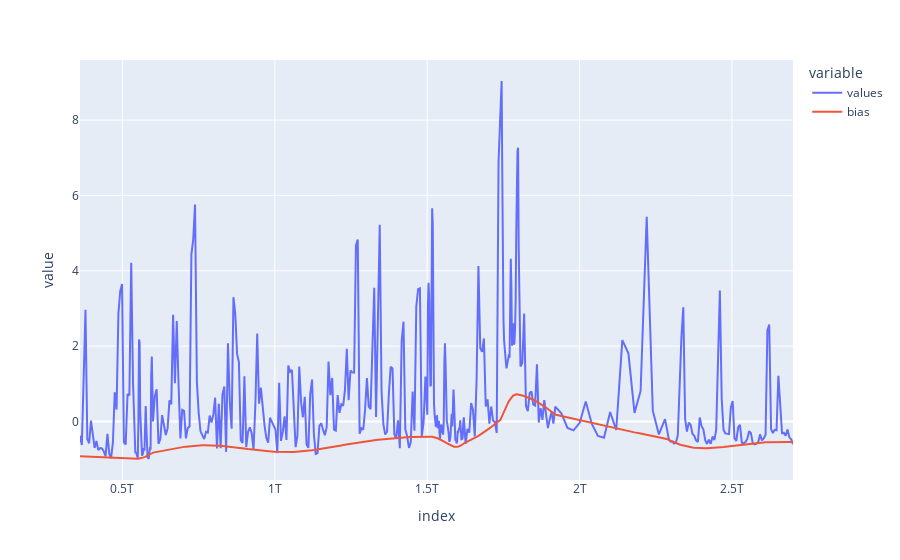

The notebook cell this image was saved under:
### Markdown cell above
Ensuite application du filtre passe bas sur ce minimum, il faudra peut-être prendre en compte les différentes période.

### Code cell
bias = tools.butter_lowpass_filter(bias.squeeze(), tools.BIAS_FREQ, 1 / tools.PERIOD[1])
newdf['bias'] = bias[LENGHT_ADDED : -LENGHT_ADDED]
newdf.plot()

### Figure 1 — Plotly figure (JSON) as saved in the notebook; plotly's stock layout.template omitted (floating-point values rounded to 4 significant figures; data arrays with more than 128 entries replaced by an {"elided": "..."} marker saying what was removed)
{"data": [{"hovertemplate": "variable=values<br>index=%{x}<br>value=%{y}<extra></extra>", "legendgroup": "values", "line": {"color": "#636efa", "dash": "solid"}, "mode": "lines", "name": "values", "orientation": "v", "showlegend": true, "type": "scatter", "x": {"elided": "429 int values"}, "xaxis": "x", "y": {"elided": "429 float values"}, "yaxis": "y"}, {"hovertemplate": "variable=bias<br>index=%{x}<br>value=%{y}<extra></extra>", "legendgroup": "bias", "line": {"color": "#EF553B", "dash": "solid"}, "mode": "lines", "name": "bias", "orientation": "v", "showlegend": true, "type": "scatter", "x": {"elided": "429 int values"}, "xaxis": "x", "y": {"elided": "429 float values"}, "yaxis": "y"}], "layout": {"legend": {"title": {"text": "variable"}, "tracegroupgap": 0}, "margin": {"t": 60}, "xaxis": {"anchor": "y", "domain": [0, 1], "title": {"text": "index"}}, "yaxis": {"anchor": "x", "domain": [0, 1], "title": {"text": "value"}}}}
